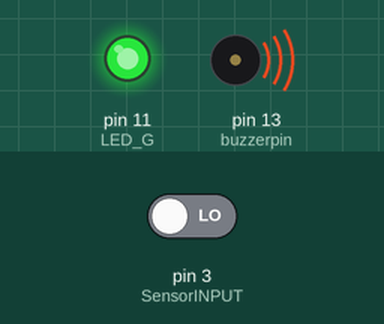
This sketch was run on a simulated Arduino Uno, built with avr-gcc and run on an emulated ATmega328P. Parts: output pins drawn as LEDs (lit = HIGH), buzzer (waves = sounding). Inputs (shaded band) come from the test bench; at power-on: pin 3 (SensorINPUT) LOW.

Above: at 9.3 s.
9.4 s: pin 3 (SensorINPUT) driven HIGH
At 12.2 s:
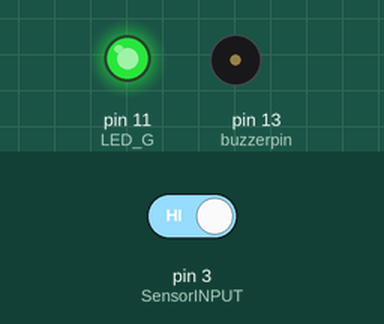
At 14.0 s:
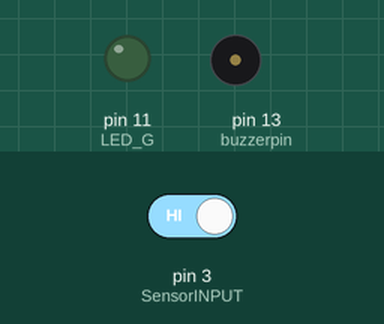
14.7 s: pin 3 (SensorINPUT) driven LOW
At 15.4 s:
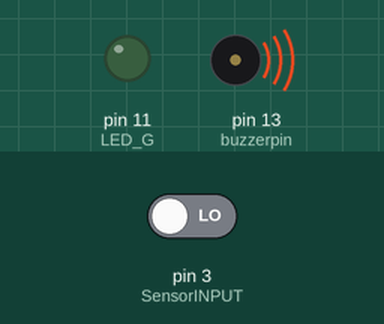
Timing chart, 0 to 26.0 s (numbered marks = the images above; inputs shaded):
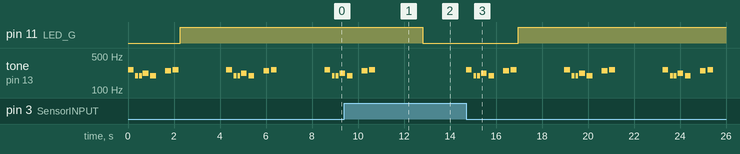

Measured:
- after the input at 9.4 s, pin 11 (LED_G): HIGH → LOW after 3.4 s; tone on pin 13 (buzzerpin): goes on until 10.7 s, then stays silent
- after the input at 14.7 s, pin 11 (LED_G): LOW → HIGH after 2.3 s; tone on pin 13 (buzzerpin): silent → 262 Hz at once, then repeats every 4.3 s: silent 0.08 s, 2 × (196 Hz 0.13 s, silent 0.04 s), 220 Hz 0.25 s, silent 0.08 s, 196 Hz 0.25 s, silent 0.40 s, 247 Hz 0.25 s, silent 0.08 s, 262 Hz 0.25 s, silent 2.1 s, 262 Hz 0.25 s
- by itself, tone on pin 13 (buzzerpin): repeats every 4.3 s: silent 0.08 s, 2 × (196 Hz 0.13 s, silent 0.04 s), 220 Hz 0.25 s, silent 0.08 s, 196 Hz 0.25 s, silent 0.40 s, 247 Hz 0.25 s, silent 0.08 s, 262 Hz 0.25 s, silent 2.1 s, 262 Hz 0.25 s

The sketch:

Vibration_alarm_digital.ino
```cpp
// (licence header left out)
#include "pitches.h"

int melody[] = {

NOTE_C4, NOTE_G3,NOTE_G3, NOTE_A3, NOTE_G3,0, NOTE_B3, NOTE_C4

};

int noteDurations[] = {

4, 8, 8, 4,4,4,4,4

};

int LED_R = 10;
int LED_G = 11;
int LED_B = 9;
int SensorINPUT = 3 ;
int buzzerpin = 13;
unsigned char state = 0;

/*
* Function       setup
* @author        Jessica
* @date          2019.8.21
* @brief         Initial configuration
* @param[in]     void
* @retval        void
* @par History   no
*/
void setup()
{
  pinMode(LED_G, OUTPUT);
  pinMode(buzzerpin, OUTPUT);
  pinMode(SensorINPUT, INPUT);

}

/*
* Function       buzzer warning
* @author        Jessica
* @date          2019.8.21
* @brief         buzzer warning
* @param[in]     void
* @retval        void
* @par History   no
*/
void buzWarning()
{
  for (int thisNote = 0; thisNote < 8; thisNote++)

  {
 //to calculate the note duration, take one second
 //divided by the note type.
 // e.g. quarter note = 1000 / 4, eighth note = 1000/8, etc.
  int noteDuration = 1000/noteDurations[thisNote];

  tone(buzzerpin, melody[thisNote],noteDuration);

  int pauseBetweenNotes = noteDuration * 1.30;

  delay(pauseBetweenNotes);

  noTone(buzzerpin);

  }
}

/*
* Function       loop
* @author        Jessica
* @date          2019.8.21
* @brief         main
* @param[in]     void
* @param[out]    void
* @retval        void
* @par History   no
*/
void loop()
{
  if(digitalRead(SensorINPUT))
  {
    noTone(buzzerpin);
    digitalWrite(LED_G,LOW);
  }
  else
  {
    buzWarning();
    digitalWrite(LED_G,HIGH);  //light up
    delay(2000);
  }
}
```

pitches.h
```cpp
/************************************************* * Public Constants *************************************************/
#define NOTE_B0 31
#define NOTE_C1 33
#define NOTE_CS1 35
#define NOTE_D1 37
#define NOTE_DS1 39
#define NOTE_E1 41
#define NOTE_F1 44
#define NOTE_FS1 46
#define NOTE_G1 49
#define NOTE_GS1 52
#define NOTE_A1 55
#define NOTE_AS1 58
#define NOTE_B1 62
#define NOTE_C2 65
#define NOTE_CS2 69
#define NOTE_D2 73
#define NOTE_DS2 78
#define NOTE_E2 82
#define NOTE_F2 87
#define NOTE_FS2 93
#define NOTE_G2 98
#define NOTE_GS2 104
#define NOTE_A2 110
#define NOTE_AS2 117
#define NOTE_B2 123
#define NOTE_C3 131
#define NOTE_CS3 139
#define NOTE_D3 147
#define NOTE_DS3 156
#define NOTE_E3 165
#define NOTE_F3 175
#define NOTE_FS3 185
#define NOTE_G3 196
#define NOTE_GS3 208
#define NOTE_A3 220
#define NOTE_AS3 233
#define NOTE_B3 247
#define NOTE_C4 262
#define NOTE_CS4 277
#define NOTE_D4 294
#define NOTE_DS4 311
#define NOTE_E4 330
#define NOTE_F4 349
#define NOTE_FS4 370
#define NOTE_G4 392
#define NOTE_GS4 415
#define NOTE_A4 440
#define NOTE_AS4 466
#define NOTE_B4 494
#define NOTE_C5 523
#define NOTE_CS5 554
#define NOTE_D5 587
#define NOTE_DS5 622
#define NOTE_E5 659
#define NOTE_F5 698
#define NOTE_FS5 740
#define NOTE_G5 784
#define NOTE_GS5 831
#define NOTE_A5 880
#define NOTE_AS5 932
#define NOTE_B5 988
#define NOTE_C6 1047
#define NOTE_CS6 1109
#define NOTE_D6 1175
#define NOTE_DS6 1245
#define NOTE_E6 1319
#define NOTE_F6 1397
#define NOTE_FS6 1480
#define NOTE_G6 1568
#define NOTE_GS6 1661
#define NOTE_A6 1760
#define NOTE_AS6 1865
#define NOTE_B6 1976
#define NOTE_C7 2093
#define NOTE_CS7 2217
#define NOTE_D7 2349
#define NOTE_DS7 2489
#define NOTE_E7 2637
#define NOTE_F7 2794
#define NOTE_FS7 2960
#define NOTE_G7 3136
#define NOTE_GS7 3322
#define NOTE_A7 3520
#define NOTE_AS7 3729
#define NOTE_B7 3951
#define NOTE_C8 4186
#define NOTE_CS8 4435
#define NOTE_D8 4699
#define NOTE_DS8 4978
```
